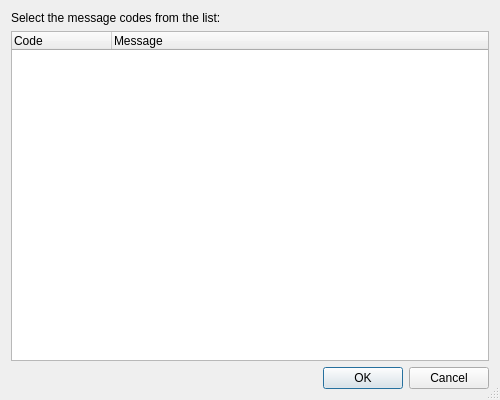
<?xml version="1.0" encoding="UTF-8"?>
<ui version="4.0">
 <class>DocStyleCodeSelectionDialog</class>
 <widget class="QDialog" name="DocStyleCodeSelectionDialog">
  <property name="geometry">
   <rect>
    <x>0</x>
    <y>0</y>
    <width>500</width>
    <height>400</height>
   </rect>
  </property>
  <property name="windowTitle">
   <string>Documentation Style Message Codes</string>
  </property>
  <property name="sizeGripEnabled">
   <bool>true</bool>
  </property>
  <layout class="QVBoxLayout" name="verticalLayout">
   <item>
    <widget class="QLabel" name="label">
     <property name="text">
      <string>Select the message codes from the list:</string>
     </property>
    </widget>
   </item>
   <item>
    <widget class="QTreeWidget" name="codeTable">
     <property name="toolTip">
      <string>Select the message codes from this table</string>
     </property>
     <property name="editTriggers">
      <set>QAbstractItemView::EditTrigger::NoEditTriggers</set>
     </property>
     <property name="alternatingRowColors">
      <bool>true</bool>
     </property>
     <property name="selectionMode">
      <enum>QAbstractItemView::SelectionMode::ExtendedSelection</enum>
     </property>
     <property name="selectionBehavior">
      <enum>QAbstractItemView::SelectionBehavior::SelectRows</enum>
     </property>
     <property name="rootIsDecorated">
      <bool>false</bool>
     </property>
     <property name="allColumnsShowFocus">
      <bool>true</bool>
     </property>
     <property name="wordWrap">
      <bool>true</bool>
     </property>
     <column>
      <property name="text">
       <string>Code</string>
      </property>
     </column>
     <column>
      <property name="text">
       <string>Message</string>
      </property>
     </column>
    </widget>
   </item>
   <item>
    <widget class="QDialogButtonBox" name="buttonBox">
     <property name="orientation">
      <enum>Qt::Orientation::Horizontal</enum>
     </property>
     <property name="standardButtons">
      <set>QDialogButtonBox::StandardButton::Cancel|QDialogButtonBox::StandardButton::Ok</set>
     </property>
    </widget>
   </item>
  </layout>
 </widget>
 <tabstops>
  <tabstop>codeTable</tabstop>
  <tabstop>buttonBox</tabstop>
 </tabstops>
 <resources/>
 <connections>
  <connection>
   <sender>buttonBox</sender>
   <signal>accepted()</signal>
   <receiver>DocStyleCodeSelectionDialog</receiver>
   <slot>accept()</slot>
   <hints>
    <hint type="sourcelabel">
     <x>227</x>
     <y>279</y>
    </hint>
    <hint type="destinationlabel">
     <x>157</x>
     <y>274</y>
    </hint>
   </hints>
  </connection>
  <connection>
   <sender>buttonBox</sender>
   <signal>rejected()</signal>
   <receiver>DocStyleCodeSelectionDialog</receiver>
   <slot>reject()</slot>
   <hints>
    <hint type="sourcelabel">
     <x>295</x>
     <y>285</y>
    </hint>
    <hint type="destinationlabel">
     <x>286</x>
     <y>274</y>
    </hint>
   </hints>
  </connection>
 </connections>
</ui>
